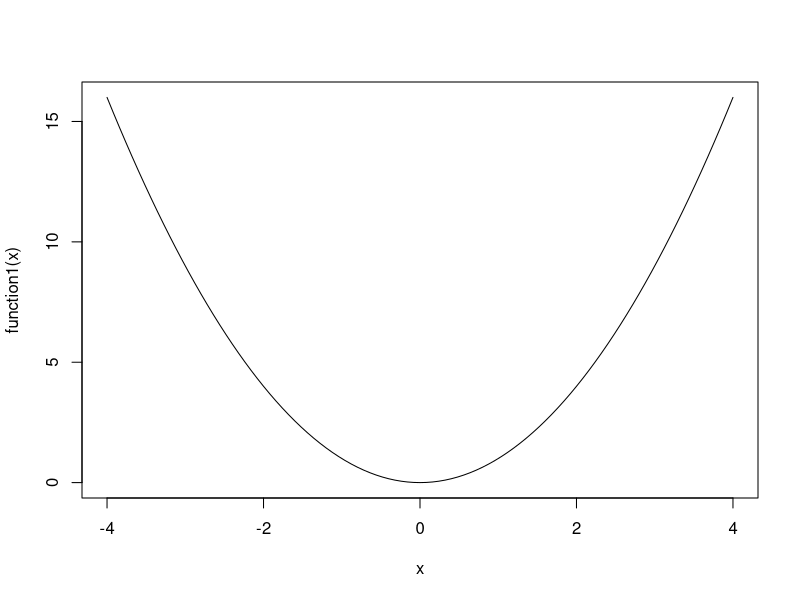

Reproduce this figure in R.
## ---- chunk 1
f<-function(x) x^2
formals(f)
body(f)
environment(f)


## ---- chunk 2
pvalues<-c(.867,0.0054,0.0018,0.1572,0.0183,0.5386)
results<-ifelse(pvalues<0.05,"Significant"," Not significant")
results

## ---- chunk 3
x<-runif(1,0,10)
if(x>3){
y<-10
}else {
y<-0
}
## ---- chunk 4
y<-if (x>3){
10
}else {
0

}
## ---- chunk 5
for(i in 1:10){
print(i)
}
x<-c("a","b","c","d")
x[3]

for(i in 1:5){
print(x[i])
}

for(i in 1:5)print(1:i)
for(i in 5:1)print(1:i)
## ---- chunk 6
count<-1
while (count<10){
print(count)
count<-count+1
}

z<-5
set.seed(1)
while(z>= 3 && z<=10){
coin<-rbinom(1,1,0.5)
if (coin==1){
z=z+1
} else {
  z<-z-1
}
}
print(z)

## ---- chunk 7
for (i in 1:100){
print(1:i)
if (i>20){
  break
}
}

## ---- chunk 8
f<-function(x,y){
result<-x+(2*y)+3
return(result)
}
f(2,3)
f(2,3)
## ---- chunk 9
a<-4
sqrt(4)
b<- c(1,243,5.754,2.987)
round(b)
c<-matrix(runif(12),nrow=3)
c
log(c)
mean(c)

## ---- chunk 10
fix_missing<-function(x){
x[x==-99]<-NA
x
}
function1<-function(x){
x^2
}
curve(function1,-4,4)

#df[]<-lappy(df,fix_missing)
## ---- chunk 11
#df[1:5]<- lapply(df[1:5],fix_missing )
## ---- chunk 12
str(Titanic)
View(Titanic)
apply(Titanic,c(1,2),sum )

options(digits = 2)
apply(Titanic,c(1,2),sum)[3:4,]
apply(Titanic,c(1,4),sum)[3:4,]
apply(Titanic,c(1,2,4),sum)
#apply(Titanic,c(1,2,4),sum)[3:4,]
apply(Titanic,c(1,2,4),sum)[3:4,,]
ftable(apply(Titanic,c(1,4,2),sum)[3:4,,])
ftable(apply(Titanic,c(1,4,2),sum)[3:4,,])[1:2,]
ftable(apply(Titanic,c(1,4,2),sum)[3:4,,])[3:4,]
digit=2
prop.table(ftable(apply(Titanic,c(1,4,2),sum)[3:4,,])[1:2,], margin =2)
prop.table(ftable(apply(Titanic,c(1,4,2),sum)[3:4,,])[3:4,], margin =2)
matrix(prop.table(ftable(apply(Titanic,c(1,4,2),sum)[3:4,,])[1:2,], margin = 2),nrow = 2, dimnames = list(dimnames(Titanic)$Survived,dimnames(Titanic)$Sex))
matrix(prop.table(ftable(apply(Titanic,c(1,4,2),sum)[3:4,,])[3:4,], margin = 2),nrow = 2, dimnames = list(dimnames(Titanic)$Survived,dimnames(Titanic)$Sex))
### Create dataset
Student<-c("John ncuti", "Angela bakame", "Bruce wizeye","Alexis aganze", "claude Rukundo", "Joel Kagabo", "Mary ineza")
Math<-c(600,412,358,495,512,410,522)
Science<-c(95,99,80,82,75,89,77)
English<-c(25,22,18,20,29,30,27)
roster<-data.frame(Student,Math,Science,English,stringsAsFactors = FALSE)
### standardize variables and obtains the performance scores becausethey are reported on different scale( With widely differing means and standard deviations, we need to make them comparable before we combine them.)
z<-scale(roster[,2:4])
### performance of each students using rowmeans and adding them to roster using cbind()
score<-apply(z,1,mean)
roster<-cbind(roster,score)
### Grades the students: quantile function gives the percentile rankof each student's performance score check the cutoff of A
y<-quantile(score,c(.8,.6,.4,.2))
## create a grade variable us
roster$grade[score>=y[1]]<-"A"
roster$grade[score<y[1]&score>=y[2]]<-"B"
roster$grade[score<y[2]& score>=y[3]]<-"C"
roster$grade[score<y[3]& score>=y[4]]<-"D"
roster$grade[score<y[4]]<-"F"
#### Dealing with names
name<-strsplit((roster$Student),"")
lastname<-sapply (name,"[",2)
firstname<-sapply(name,"[",1)
roster<-cbind(firstname, lastname,roster[,-1])
roster<-roster[order(lastname,firstname),]
roster
## ---- chunk 13
cars<-mtcars[1:5, 1:4]
cars
t(cars)
## ---- chunk 14
library(ggplot2)
options(digits=3)
attach(mtcars)
aggdata<-aggregate(mtcars,by=list(cyl,gear),FUN=mean,na.rm=TRUE)
## ---- chunk 15
id<-c(1,1,2,2)
time<-c(1,2,1,2)
x1<-c(5,3,6,2)
x2<-c(6,5,1,4)
mydata<-data.frame(id,time,x1,x2)

